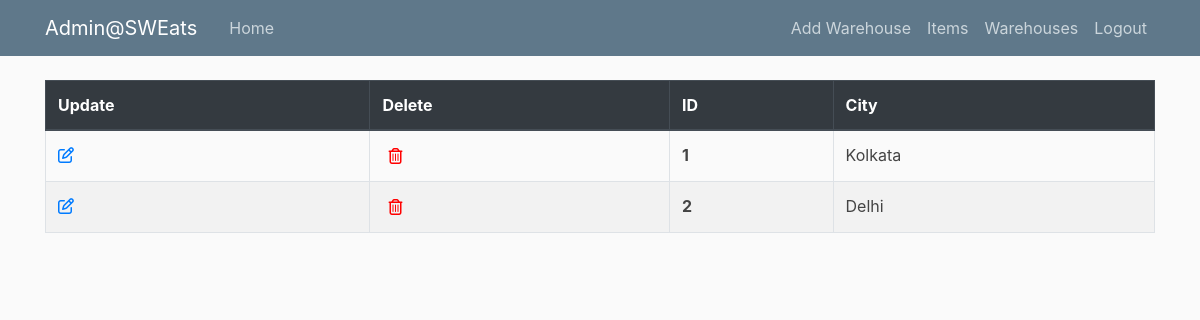
/admin/warehouse (signed in), run on an earlier commit of the app's database.
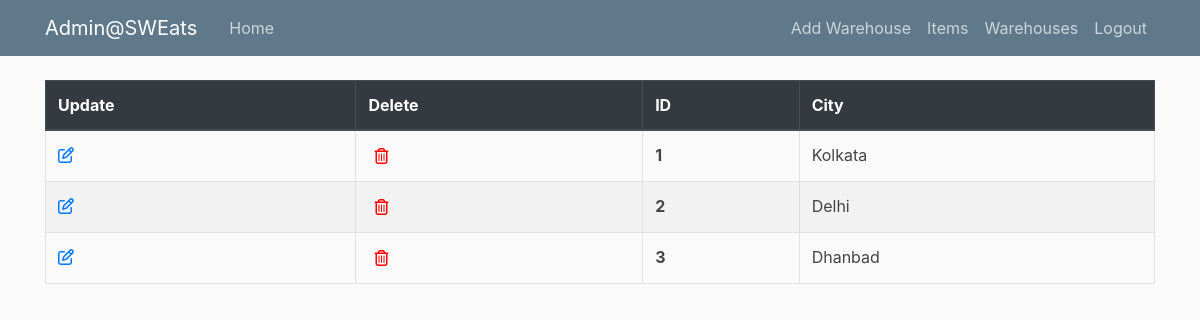
And on a later commit of the database.
### sweats/models.py (models this page shows, shortened)
class Warehouse(db.Model):
    __tablename__ = 'warehouses'
    id = db.Column(db.Integer, primary_key=True)
    city = db.Column(db.String(50), unique=True, nullable=False)
    shipments = db.relationship('Shipment' , backref='warehouse' , lazy=True)

### sweats/routes/admin_routes.py (the view)
@app.route('/admin/<model_name>')
@login_required
def model(model_name):
    if not current_user.admin:
        abort(403)
    model_instance = ''
    if model_name == "item":
        model_instance = Item
        title = "Items"
        template_name = 'items.html'
    elif model_name == "warehouse":
        model_instance = Warehouse
        title = "Warehouses"
        template_name = 'warehouses.html'
    items = model_instance.query.all()
    return render_template('admin/'+template_name, title=title, items=items)

### sweats/models.py (called while the page is built)
@login_manager.user_loader
def load_user(user_id):
    return Customer.query.get(int(user_id))

### sweats/templates/admin/warehouses.html
{% extends "admin/home.html" %}
{% block nav %}
    <a class="nav-item nav-link" href="{{ url_for('new_model', model_name='warehouse') }}">Add Warehouse</a>
{% endblock nav %}
{% block content %}
<table class="table table-bordered">
    <thead class="thead-dark">
    <tr>
        <th scope="col">Update</th>
        <th scope="col">Delete</th>
        <th scope="col">ID</th>
        <th scope="col">City</th>
    </tr>
    </thead>
    <tbody>
    {% for item in items %}
        <tr class="table-row" data-href="#">
            <td><a href="{{ url_for('update_warehouse', warehouse_id=item.id) }}"><i class="far fa-edit"></i></a></td>
            <td><form class="delete-item-form" action="{{ url_for('delete_model_instance', model_name='warehouse', instance_id=item.id) }}" method="POST"><button type="submit" class="delete-button"><i class="far fa-trash-alt"></i></button></form></td>
            <th scope="row">{{ item.id }}</th>
            <td>{{ item.city }}</td>
        </tr>
    {% endfor %}
    </tbody>
</table>
{% endblock content %}

What changed in the data, as far as the page shows it:
added Warehouse: id "3", city "Dhanbad"
